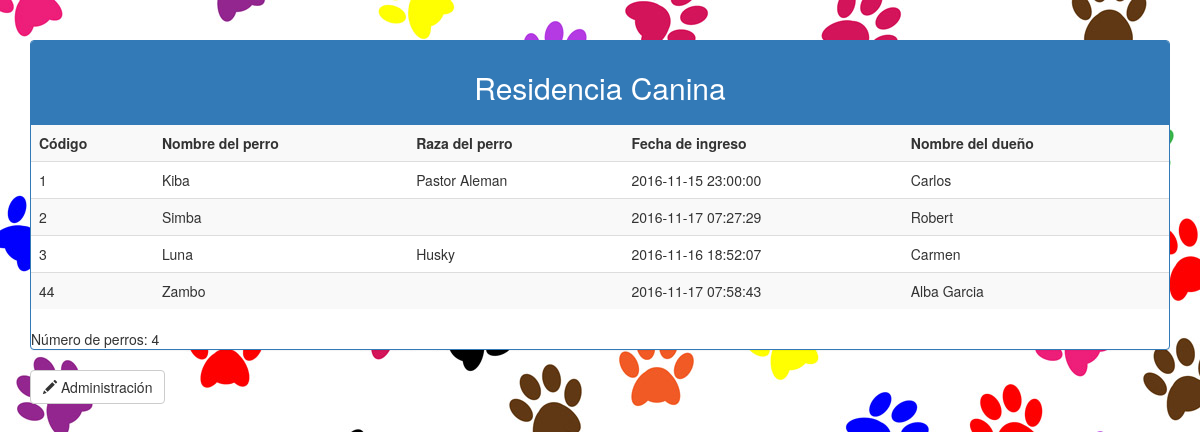
The page / on the database its author committed.
### tables this page shows
CREATE TABLE `perros` (
  `codigo` int(10) NOT NULL,
  `nombre` varchar(30) NOT NULL,
  `raza` varchar(50) DEFAULT NULL,
  `fecha` timestamp NOT NULL DEFAULT CURRENT_TIMESTAMP,
  `dueño` varchar(50) NOT NULL,
  `telefono` int(15) NOT NULL,
  `correo` varchar(50) DEFAULT NULL
);

### index.php (the view, shortened to what this page needs)
<!DOCTYPE html>
<html>
  <head>
    <link href="css/bootstrap.min.css" rel="stylesheet">
  </head>
  <body>
    <div class="container">
			<br><br>
    <div class="panel panel-primary">
    <div class="panel-heading text-center"><h2>Residencia Canina</h2></div>
    <?php
      try {
        $conexion = new PDO("mysql:host=localhost;dbname=residenciacanina;charset=utf8", "root", "root");
      } catch (PDOException $e) {
        echo "No se ha podido establecer conexión con el servidor de bases de datos.<br>";
        die ("Error: " . $e->getMessage());
      }
      $consulta = $conexion->query("SELECT codigo, nombre, raza, fecha, dueño FROM perros");
      ?>
      <table  class="table table-striped">
      <tr>
        <td><b>Código</b></td>
        <td><b>Nombre del perro</b></td>
        <td><b>Raza del perro</b></td>
        <td><b>Fecha de ingreso</b></td>
        <td><b>Nombre del dueño</b></td>
      </tr>
      <?php
      while ($perros = $consulta->fetchObject()) {
        ?>
        <tr>
          <td><?= $perros->codigo ?></td>
          <td><?= $perros->nombre ?></td>
          <td><?= $perros->raza ?></td>
          <td><?= $perros->fecha ?></td>
          <td><?= $perros->dueño ?></td>
        </tr>
        <?php
      }
      ?>
      </table>
      <br>
      Número de perros: <?= $consulta->rowCount() ?>
    </div>
     <a class="btn btn-default" href="pagina.php?trabajo=administracion" role="button">
     <span class="glyphicon glyphicon-pencil text-center"></span> Administración
     </a>
  </body>
</html>

### index.php (style rules this page uses)
body { background-image: url("huella.jpg"); }

### rows shown on the page
perros: codigo "1", nombre "Kiba", raza "Pastor Aleman", fecha "2016-11-15 23:00:00", dueño "Carlos"
perros: codigo "2", nombre "Simba", fecha "2016-11-17 07:27:29", dueño "Robert"
perros: codigo "3", nombre "Luna", raza "Husky", fecha "2016-11-16 18:52:07", dueño "Carmen"
perros: codigo "44", nombre "Zambo", fecha "2016-11-17 07:58:43", dueño "Alba Garcia"

### other values the page prints
$consulta->rowCount() "4"
